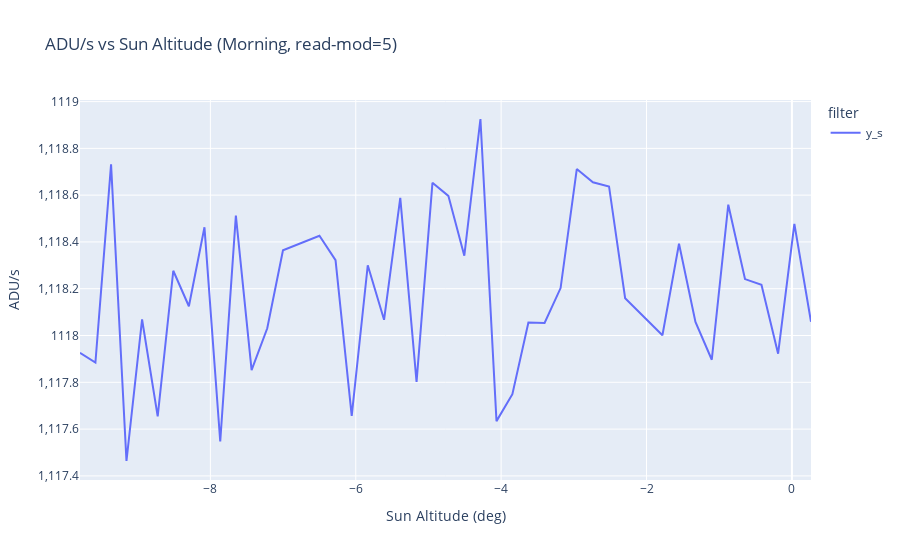
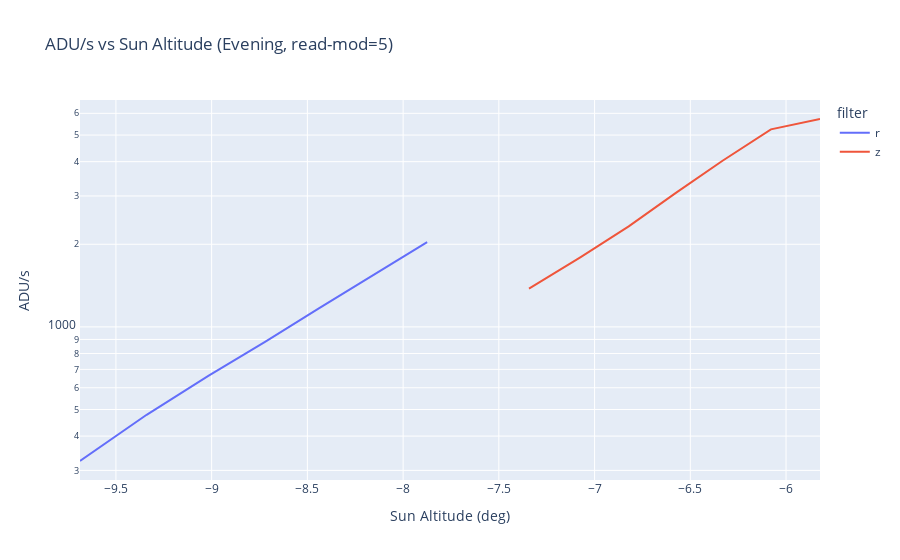

Write notebook code for charts like these, in order.
### Code cell
import plotly.express as px

read_mode = 5

filtered_data = stats_df.filter(
    (stats_df['sun-alt'] >= -10) &
    (stats_df['sun-alt'] <= 2) &
    (stats_df['read-mod'] == read_mode)
)

morning_conditions = (filtered_data['date-obs'].dt.hour().is_between(3, 9, closed="both"))

morning_data = filtered_data.filter(morning_conditions).sort("sun-alt").to_dict()
evening_data = filtered_data.filter(~morning_conditions).sort("sun-alt").to_dict()


def plot_speed_vs_sun_alt(data, title):
    fig = px.line(
        data,
        x="sun-alt",
        y="speed",
        color="filter",
        line_group="filter",
        hover_data=["file", "exptime", "read-mod", "gain-mod", "date-obs"],
        title=title,
        labels={"sun-alt": "Sun Altitude (deg)", "speed": "ADU/s"},
        log_y=True  # Log scale
    )
    fig.show()

for decr, data in [("Morning", morning_data), ("Evening", evening_data)]:
    plot_speed_vs_sun_alt(data, f"ADU/s vs Sun Altitude ({decr}, read-mod={read_mode})")

### Figure 1 — Plotly figure (JSON) as saved in the notebook; plotly's stock layout.template omitted (floating-point values rounded to 4 significant figures; data arrays with more than 128 entries replaced by an {"elided": "..."} marker saying what was removed)
{"data": [{"customdata": {"elided": "44x5 mixed values"}, "hovertemplate": "filter=y_s<br>Sun Altitude (deg)=%{x}<br>ADU/s=%{y}<br>file=%{customdata[0]}<br>exptime=%{customdata[1]}<br>read-mod=%{customdata[2]}<br>gain-mod=%{customdata[3]}<br>date-obs=%{customdata[4]}<extra></extra>", "legendgroup": "y_s", "line": {"color": "#636efa", "dash": "solid"}, "marker": {"symbol": "circle"}, "mode": "lines", "name": "y_s", "orientation": "v", "showlegend": true, "x": [-9.794, -9.582, -9.366, -9.154, -8.94, -8.725, -8.51, -8.296, -8.081, -7.864, -7.649, -7.433, -7.217, -7.001, -6.5, -6.278, -6.056, -5.835, -5.611, -5.388, -5.164, -4.945, -4.726, -4.507, -4.285, -4.064, -3.845, -3.625, -3.403, -3.182, -2.959, -2.737, -2.516, -2.294, -1.781, -1.553, -1.327, -1.102, -0.8754, -0.6454, -0.4188, -0.1899, 0.03391, 0.2626], "xaxis": "x", "y": [1118.0, 1118.0, 1119.0, 1117.0, 1118.0, 1118.0, 1118.0, 1118.0, 1118.0, 1118.0, 1119.0, 1118.0, 1118.0, 1118.0, 1118.0, 1118.0, 1118.0, 1118.0, 1118.0, 1119.0, 1118.0, 1119.0, 1119.0, 1118.0, 1119.0, 1118.0, 1118.0, 1118.0, 1118.0, 1118.0, 1119.0, 1119.0, 1119.0, 1118.0, 1118.0, 1118.0, 1118.0, 1118.0, 1119.0, 1118.0, 1118.0, 1118.0, 1118.0, 1118.0], "yaxis": "y", "type": "scatter"}], "layout": {"xaxis": {"anchor": "y", "domain": [0.0, 1.0], "title": {"text": "Sun Altitude (deg)"}}, "yaxis": {"anchor": "x", "domain": [0.0, 1.0], "title": {"text": "ADU/s"}, "type": "log"}, "legend": {"title": {"text": "filter"}, "tracegroupgap": 0}, "title": {"text": "ADU/s vs Sun Altitude (Morning, read-mod=5)"}}}

### Figure 2 — Plotly figure (JSON) as saved in the notebook; plotly's stock layout.template omitted (floating-point values rounded to 4 significant figures)
{"data": [{"customdata": [["jk15c_0651_50306.fits", 69.58, 5, 2, "2024-12-07T00:04:23.961352"], ["jk15c_0651_50182.fits", 40.57, 5, 2, "2024-12-07T00:02:37.401695"], ["jk15c_0651_50068.fits", 29.58, 5, 2, "2024-12-07T00:00:58.992719"], ["jk15c_0651_49963.fits", 25.14, 5, 2, "2024-12-06T23:59:28.001041"], ["jk15c_0651_49865.fits", 18.44, 5, 2, "2024-12-06T23:58:03.142059"], ["jk15c_0651_49765.fits", 13.47, 5, 2, "2024-12-06T23:56:36.914986"], ["jk15c_0651_49666.fits", 8.27, 5, 2, "2024-12-06T23:55:11.412928"]], "hovertemplate": "filter=r<br>Sun Altitude (deg)=%{x}<br>ADU/s=%{y}<br>file=%{customdata[0]}<br>exptime=%{customdata[1]}<br>read-mod=%{customdata[2]}<br>gain-mod=%{customdata[3]}<br>date-obs=%{customdata[4]}<extra></extra>", "legendgroup": "r", "line": {"color": "#636efa", "dash": "solid"}, "marker": {"symbol": "circle"}, "mode": "lines", "name": "r", "orientation": "v", "showlegend": true, "x": [-9.688, -9.34, -9.017, -8.719, -8.44, -8.156, -7.874], "xaxis": "x", "y": [324.6, 478.3, 663.4, 882.9, 1168.0, 1546.0, 2036.0], "yaxis": "y", "type": "scatter"}, {"customdata": [["jk15c_0651_49480.fits", 17.43, 5, 2, "2024-12-06T23:52:30.454892"], ["jk15c_0651_49386.fits", 13.31, 5, 2, "2024-12-06T23:51:09.566927"], ["jk15c_0651_49298.fits", 10.44, 5, 2, "2024-12-06T23:49:53.344089"], ["jk15c_0651_49212.fits", 6.031, 5, 2, "2024-12-06T23:48:39.174073"], ["jk15c_0651_49128.fits", 5.372, 5, 2, "2024-12-06T23:47:26.479075"], ["jk15c_0651_49039.fits", 9.616, 5, 2, "2024-12-06T23:46:10.061991"], ["jk15c_0651_48950.fits", 5.989, 5, 2, "2024-12-06T23:44:53.220669"]], "hovertemplate": "filter=z<br>Sun Altitude (deg)=%{x}<br>ADU/s=%{y}<br>file=%{customdata[0]}<br>exptime=%{customdata[1]}<br>read-mod=%{customdata[2]}<br>gain-mod=%{customdata[3]}<br>date-obs=%{customdata[4]}<extra></extra>", "legendgroup": "z", "line": {"color": "#EF553B", "dash": "solid"}, "marker": {"symbol": "circle"}, "mode": "lines", "name": "z", "orientation": "v", "showlegend": true, "x": [-7.343, -7.075, -6.822, -6.575, -6.334, -6.079, -5.823], "xaxis": "x", "y": [1379.0, 1793.0, 2323.0, 3079.0, 4022.0, 5244.0, 5721.0], "yaxis": "y", "type": "scatter"}], "layout": {"xaxis": {"anchor": "y", "domain": [0.0, 1.0], "title": {"text": "Sun Altitude (deg)"}}, "yaxis": {"anchor": "x", "domain": [0.0, 1.0], "title": {"text": "ADU/s"}, "type": "log"}, "legend": {"title": {"text": "filter"}, "tracegroupgap": 0}, "title": {"text": "ADU/s vs Sun Altitude (Evening, read-mod=5)"}}}
